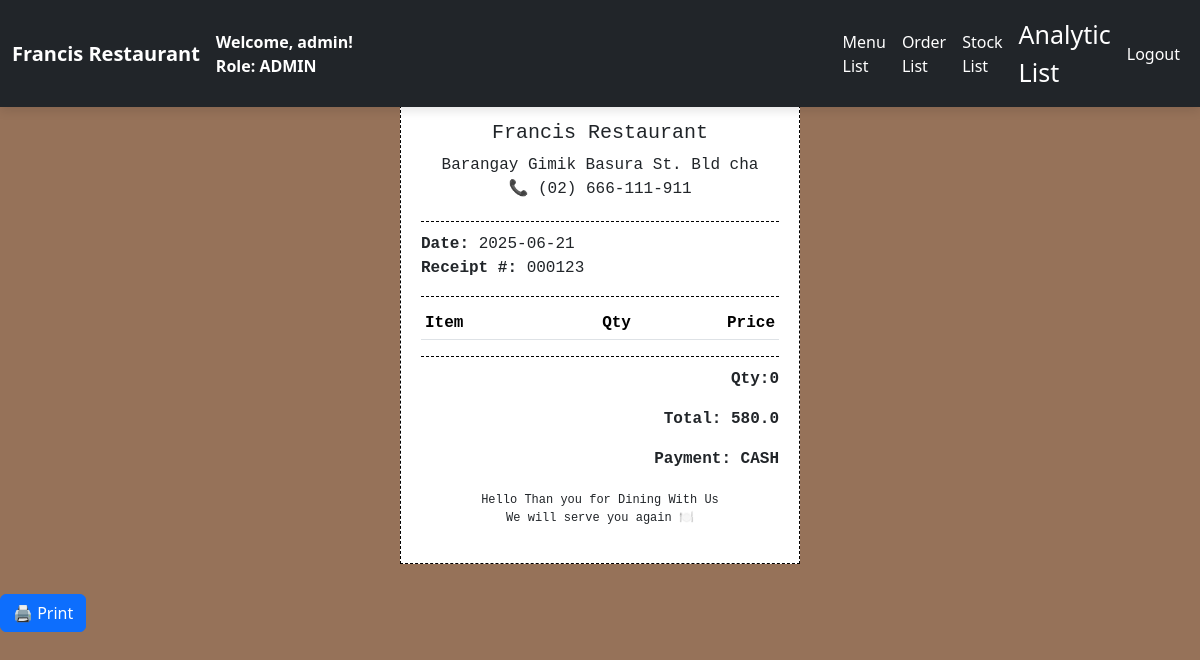
Page /analytic/list/reciept/1 (signed in) on the earlier database version.
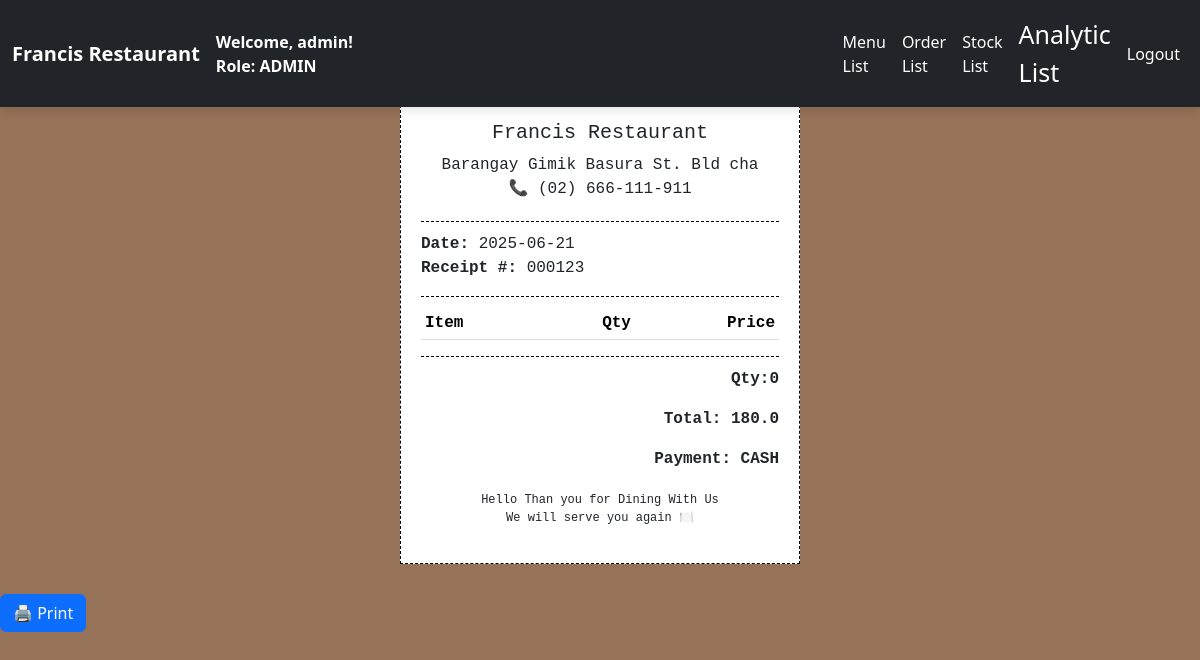
Same page on the later database version.
### function/model.py (models this page shows, shortened)
class Income_table(SQLModel, table=True):
    id:              int                     = Field(default=None, primary_key=True)
    order_date:      datetime.date           = Field(default_factory=datetime.date.today)
    income:          float                   = Field(nullable=False)
    payment_type:    PaymentEnum             = Field()
    image_url:       str                     = Field()
    order_list_item: str                     = Field()
    holder: Optional["Income_Holder"] = Relationship(back_populates="order")

### main.py (the view)
@app.route('/analytic/list/reciept/<int:_id>',methods=['GET','POST'])
def reciept_view_analytic(_id):
    if 'user_id' not in flask_session:
        return redirect(url_for('login'))
    role = flask_session.get('role')
    if role not in ['ADMIN', 'EMPLOYEE']:
        flash('You cannot Edit this','error')
        return redirect(url_for('restrict_access'))
    username = flask_session.get('username')
    role =   flask_session.get('role')
    print(role)
    with DbaseSession(engine) as session:
        stmt = select(Income_table).where(Income_table.id == _id)
        results = session.exec(stmt).all()
    result_list_item  = []
    for item in results:
        txt = item.order_list_item
        result_list_item.append(txt)
    print(result_list_item)
    raw = " ".join(result_list_item)
    fixed = re.sub(r'"name":([a-zA-Z ]+)"', r'"name":"\1"', raw)
    pattern = r'"name":"([^"]+)","quantity":(\d+),"price":"([^"]+)"'
    matches = re.findall(pattern, fixed)
    result_order = []
    for name, quantity, price in matches:
        result_order.append({
            "name": name,
            "quantity": int(quantity),
            "price": price
        })
    print(result_order)
    context = {
        'order_result_count':len(result_order),
        'results':results,
        'result_order':result_order,
        'role':role,
        'username':username
    }
    return render_template('analytic_reciept_order.html',**context)

### function/model.py (called while the page is built)
    def __str__(self):
        return self.value

### templates/analytic_reciept_order.html (shortened to what this page needs)
<!DOCTYPE html>
<html lang="en">
<head>
  <link href="https://cdn.jsdelivr.net/npm/bootstrap@5.3.6/dist/css/bootstrap.min.css" rel="stylesheet">
</head>
<body>
  <nav class="navbar navbar-expand-lg navbar-dark bg-dark fixed-top">
    <div class="container-fluid">
      <a class="navbar-brand fw-bold">Francis Restaurant</a>
      <div class="d-flex flex-column text-white me-3">
        <span class="fw-bold">Welcome, {{ username }}!</span>
        <span class="fw-bold">Role: {{ role }}</span>
      </div>
      <div class="collapse navbar-collapse justify-content-between" id="navbarNav">
       <ul class="navbar-nav align-items-center">
        {% if role in ['ADMIN', 'EMPLOYEE'] %}
        <li class="nav-item"><a class="nav-link text-white" href="/menu/list">Menu List</a></li>
        <li class="nav-item"><a class="nav-link text-white" href="/order/list">Order List</a></li>
        <li class="nav-item"><a class="nav-link text-white" href="/stock/list">Stock List</a></li>
        <li class="nav-item"><a class="nav-link text-white" href="/analytic/list" style="font-size:25px;">Analytic List</a></li>
        {% endif %}
        <li class="nav-item"><a class="nav-link text-white" href="/logout">Logout</a></li>
      </ul>
      </div>
    </div>
  </nav>
<div id="GFG">
    <div class="receipt-box">
      <div class="receipt-header">
        <h5>Francis Restaurant</h5>
        <p>Barangay Gimik Basura St. Bld cha<br>📞 (02) 666-111-911</p>
      </div>
      <div class="line"></div>
      <p><strong>Date:</strong> 2025-06-21<br>
         <strong>Receipt #:</strong> 000123</p>
      <div class="line"></div>
      <table class="table table-sm">
        <thead>
          <tr>
            <th>Item</th>
            <th class="text-end">Qty</th>
            <th class="text-end">Price</th>
          </tr>
        </thead>
      </table>
      <div class="line"></div>
      <p class="text-end"><strong>Qty:{{order_result_count}}</strong></p>
      <p class="text-end">{% for item in results %}<strong>Total: {{item.income}}{% endfor %}</strong></p>
      <p class="text-end">{% for item in results %}<strong>Payment: {{item.payment_type}}{% endfor %}</strong></p>
      <div class="receipt-footer">
        <p>Hello Than you for Dining With Us<br>We will serve you again 🍽️</p>
      </div>
    </div>
</div>
<button type="button" class="btn btn-primary" onclick="printDiv()" >🖨️ Print</button>
</body>
</html>

Differences in the rows shown:
changed Income_table "CASH": income "580.0" → "180.0"
